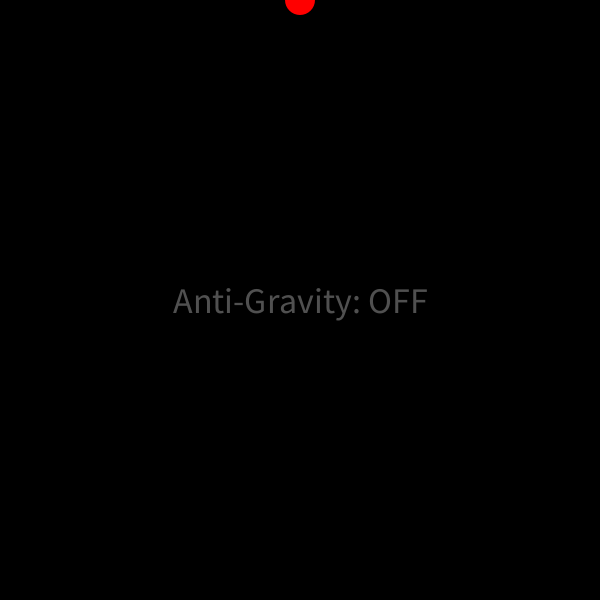
Frame 1 (no input)
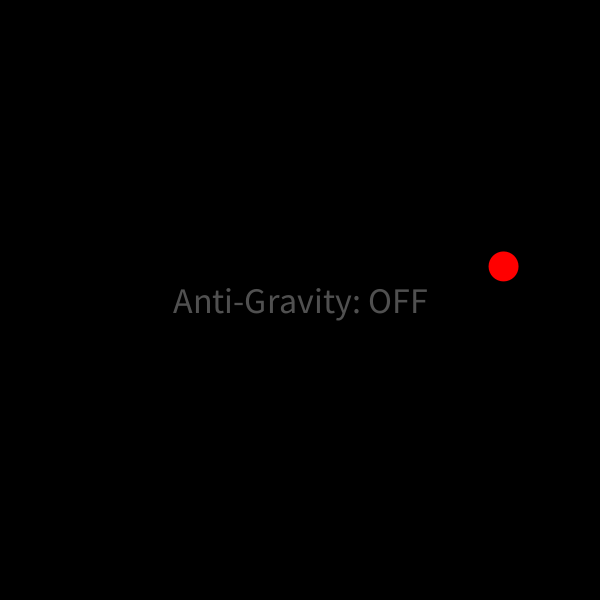
Frame 60 (the mouse pressed at the canvas centre just before this capture)
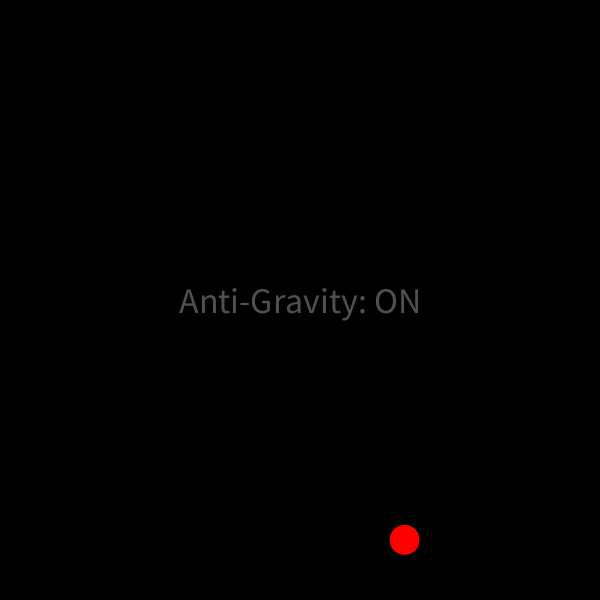
Frame 120 (the mouse held since frame 60 and released just before this capture)

The Processing sketch that drew these frames (run headless with seeded random() and noise(); from frame 60 on, the mouse is pressed at the canvas centre):

// Processing sketch: A1Q6
// ── A1Q6.pde
/*

Assignment 01 - The Bouncing Ball
By Vincent Nguyen

STEP 06:
Add a button (or just click and hold the mouse) to make
anti-gravity. In other words, the ball will be attracted
to (and bounce off of) the ceiling. Eventually, the ball
will come to rest on the ceiling, if you let it. (You can
leave the wind in this program.)

*/

float xPos, yPos;
float xSpeed, ySpeed;
float xAccel, yAccel;
String status;

void setup() {
  size(600,600);
  noStroke();
  ellipseMode(CENTER);
  textSize(36);
  textAlign(CENTER,CENTER);
  xPos = 300;
  yPos = 0;
  xSpeed = 2;
  ySpeed = 2;
  xAccel = 0.05;
  yAccel = 0.1;
  status = "OFF";
}

void draw() {
  background(0);
  fill(#FF0000);
  ellipse(xPos,yPos,30,30);
  fill(#FFFFFF,80);
  text("Anti-Gravity: " + status,300,300);
  
  xPos += xSpeed;
  xSpeed += xAccel;
  yPos += ySpeed; //Adds speed to position
  ySpeed += yAccel; //Adds gravity to speed
  
  if (yPos > height - 15) {
    ySpeed *= -0.9;
    yPos = height - 15;
  } else if (yPos < 15) {
    ySpeed *= -0.9;
    yPos = 15;
  }
  
  if (xPos > width - 15) {
    xSpeed *= -0.9;
    xPos = width - 15;
  } else if (xPos < 15) {
    xSpeed *= -0.9;
    xPos = 15;
  }
}

void mousePressed() {
  yAccel *= -1;
  if (status == "ON") {
    status = "OFF";
  } else if (status == "OFF") {
    status = "ON";
  }
}
